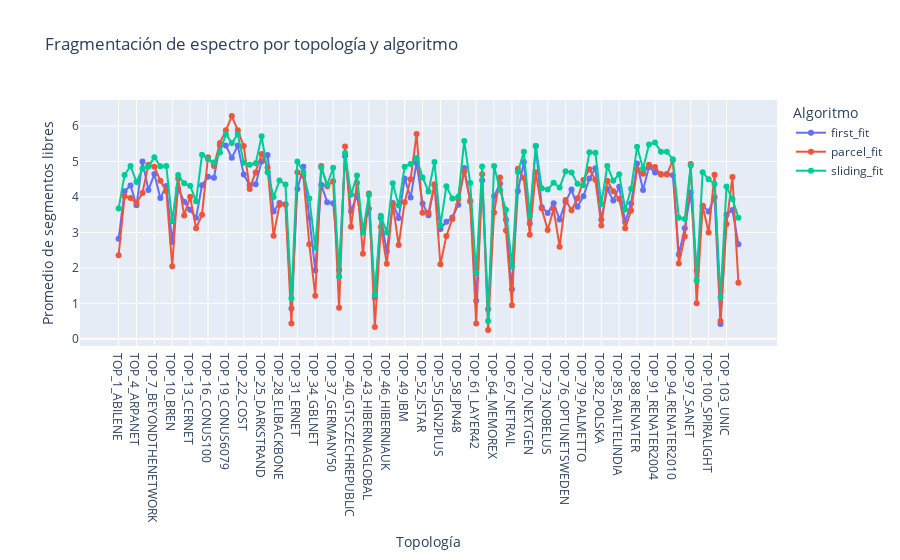

The notebook cell saved with this chart:
### Code cell
# Fragmentación
plot_data_frag = []
for topo_name, topo_results in all_results.items():
    for alg_name, metrics in topo_results.items():
        plot_data_frag.append({
            'Topología': topo_name,
            'Algoritmo': alg_name,
            'Fragmentación': metrics['fragmentation']
        })


df_frag = pd.DataFrame(plot_data_frag)
fig_frag = px.line(
    df_frag,
    x='Topología',
    y='Fragmentación',
    color='Algoritmo',
    markers=True,
    title='Fragmentación de espectro por topología y algoritmo',
    labels={'Fragmentación': 'Promedio de segmentos libres'}
)
fig_frag.show()

### Figure 1 — Plotly figure (JSON) as saved in the notebook; plotly's stock layout.template omitted (floating-point values rounded to 4 significant figures)
{"data": [{"hovertemplate": "Algoritmo=first_fit<br>Topología=%{x}<br>Promedio de segmentos libres=%{y}<extra></extra>", "legendgroup": "first_fit", "line": {"color": "#636efa", "dash": "solid"}, "marker": {"symbol": "circle"}, "mode": "lines+markers", "name": "first_fit", "orientation": "v", "showlegend": true, "type": "scatter", "x": ["TOP_1_ABILENE", "TOP_2_ANS", "TOP_3_ARNES", "TOP_4_ARPANET", "TOP_5_ATMNET", "TOP_6_BBNPLANET", "TOP_7_BEYONDTHENETWORK", "TOP_8_BICS", "TOP_9_BIZNET", "TOP_10_BREN", "TOP_11_CANARIE", "TOP_12_CANARIE", "TOP_13_CERNET", "TOP_14_CESNET", "TOP_15_CLARANET", "TOP_16_CONUS100", "TOP_17_CONUS30", "TOP_18_CONUS6077", "TOP_19_CONUS6079", "TOP_20_CONUS75", "TOP_21_CORONET", "TOP_22_COST", "TOP_23_CRLNETWORKSERVICES", "TOP_24_CWIX", "TOP_25_DARKSTRAND", "TOP_26_DIGEX", "TOP_27_DT17", "TOP_28_ELIBACKBONE", "TOP_29_EON", "TOP_30_EPOCH", "TOP_31_ERNET", "TOP_32_FUNET", "TOP_33_GAMBIA", "TOP_34_GBLNET", "TOP_35_GEANT", "TOP_36_GEANT2", "TOP_37_GERMANY50", "TOP_38_GETNET", "TOP_39_GRNET", "TOP_40_GTSCZECHREPUBLIC", "TOP_41_GTSPOLAND", "TOP_42_HIBERNIACANADA", "TOP_43_HIBERNIAGLOBAL", "TOP_44_HIBERNIAIRELAND", "TOP_45_HIBERNIANIRELAND", "TOP_46_HIBERNIAUK", "TOP_47_HIBERNIAUS", "TOP_48_HOSTWAYINTERNATIONAL", "TOP_49_IBM", "TOP_50_INTEGRA", "TOP_51_IRIS", "TOP_52_ISTAR", "TOP_53_ITALY", "TOP_54_JANOSUS", "TOP_55_JGN2PLUS", "TOP_56_JPN12", "TOP_57_JPN25", "TOP_58_JPN48", "TOP_59_KAREN", "TOP_60_LAMBDARAIL", "TOP_61_LAYER42", "TOP_62_LONI", "TOP_63_MARWAN", "TOP_64_MEMOREX", "TOP_65_METRONA", "TOP_66_MZIMA", "TOP_67_NETRAIL", "TOP_68_NETWORKUSA", "TOP_69_NEWNET", "TOP_70_NEXTGEN", "TOP_71_NOBELEU", "TOP_72_NOBELGERMANY", "TOP_73_NOBELUS", "TOP_74_NOEL", "TOP_75_NSFNET13", "TOP_76_OPTUNETSWEDEN", "TOP_77_OXFORD", "TOP_78_PACKETEXCHANGE", "TOP_79_PALMETTO", "TOP_80_PIONIER", "TOP_81_PIONIERL3", "TOP_82_POLSKA", "TOP_83_PORTUGAL", "TOP_84_PSINET", "TOP_85_RAILTELINDIA", "TOP_86_REDCLARA", "TOP_87_REDIRIS", "TOP_88_RENATER", "TOP_89_RENATER1999", "TOP_90_RENATER2001", "TOP_91_RENATER2004", "TOP_92_RENATER2006", "TOP_93_RENATER2008", "TOP_94_RENATER2010", "TOP_95_RNPBRAZIL", "TOP_96_SAGO", "TOP_97_SANET", "TOP_98_SANREN", "TOP_99_SAVVIS", "TOP_100_SPIRALIGHT", "TOP_101_TATANID", "TOP_102_TELECOMSERBIA", "TOP_103_UNIC", "TOP_104_USA100", "TOP_105_VIA"], "xaxis": "x", "y": [2.821, 4.16, 4.325, 3.766, 5.0, 4.196, 4.646, 3.969, 4.312, 2.727, 4.242, 3.865, 3.637, 3.412, 4.333, 4.57, 4.542, 5.461, 5.449, 5.106, 5.449, 4.632, 4.329, 4.362, 5.0, 5.186, 3.591, 3.833, 3.797, 0.8571, 4.222, 4.852, 3.417, 1.929, 4.347, 3.855, 3.824, 1.938, 5.154, 3.6, 4.036, 3.1, 3.671, 1.167, 3.406, 2.462, 3.833, 3.405, 4.521, 3.986, 4.969, 3.816, 3.486, 4.333, 3.1, 3.3, 3.419, 3.781, 4.82, 3.87, 1.071, 4.472, 0.8333, 4.021, 4.378, 3.361, 1.4, 4.167, 4.984, 3.25, 5.439, 3.712, 3.548, 3.82, 3.367, 3.862, 4.208, 3.722, 4.023, 4.52, 4.812, 3.361, 4.222, 3.9, 4.286, 3.294, 3.817, 4.943, 4.196, 4.852, 4.69, 4.647, 4.647, 4.615, 2.375, 3.118, 4.127, 1.929, 3.75, 3.594, 3.992, 0.4167, 3.5, 3.632, 2.667], "yaxis": "y"}, {"hovertemplate": "Algoritmo=parcel_fit<br>Topología=%{x}<br>Promedio de segmentos libres=%{y}<extra></extra>", "legendgroup": "parcel_fit", "line": {"color": "#EF553B", "dash": "solid"}, "marker": {"symbol": "circle"}, "mode": "lines+markers", "name": "parcel_fit", "orientation": "v", "showlegend": true, "type": "scatter", "x": ["TOP_1_ABILENE", "TOP_2_ANS", "TOP_3_ARNES", "TOP_4_ARPANET", "TOP_5_ATMNET", "TOP_6_BBNPLANET", "TOP_7_BEYONDTHENETWORK", "TOP_8_BICS", "TOP_9_BIZNET", "TOP_10_BREN", "TOP_11_CANARIE", "TOP_12_CANARIE", "TOP_13_CERNET", "TOP_14_CESNET", "TOP_15_CLARANET", "TOP_16_CONUS100", "TOP_17_CONUS30", "TOP_18_CONUS6077", "TOP_19_CONUS6079", "TOP_20_CONUS75", "TOP_21_CORONET", "TOP_22_COST", "TOP_23_CRLNETWORKSERVICES", "TOP_24_CWIX", "TOP_25_DARKSTRAND", "TOP_26_DIGEX", "TOP_27_DT17", "TOP_28_ELIBACKBONE", "TOP_29_EON", "TOP_30_EPOCH", "TOP_31_ERNET", "TOP_32_FUNET", "TOP_33_GAMBIA", "TOP_34_GBLNET", "TOP_35_GEANT", "TOP_36_GEANT2", "TOP_37_GERMANY50", "TOP_38_GETNET", "TOP_39_GRNET", "TOP_40_GTSCZECHREPUBLIC", "TOP_41_GTSPOLAND", "TOP_42_HIBERNIACANADA", "TOP_43_HIBERNIAGLOBAL", "TOP_44_HIBERNIAIRELAND", "TOP_45_HIBERNIANIRELAND", "TOP_46_HIBERNIAUK", "TOP_47_HIBERNIAUS", "TOP_48_HOSTWAYINTERNATIONAL", "TOP_49_IBM", "TOP_50_INTEGRA", "TOP_51_IRIS", "TOP_52_ISTAR", "TOP_53_ITALY", "TOP_54_JANOSUS", "TOP_55_JGN2PLUS", "TOP_56_JPN12", "TOP_57_JPN25", "TOP_58_JPN48", "TOP_59_KAREN", "TOP_60_LAMBDARAIL", "TOP_61_LAYER42", "TOP_62_LONI", "TOP_63_MARWAN", "TOP_64_MEMOREX", "TOP_65_METRONA", "TOP_66_MZIMA", "TOP_67_NETRAIL", "TOP_68_NETWORKUSA", "TOP_69_NEWNET", "TOP_70_NEXTGEN", "TOP_71_NOBELEU", "TOP_72_NOBELGERMANY", "TOP_73_NOBELUS", "TOP_74_NOEL", "TOP_75_NSFNET13", "TOP_76_OPTUNETSWEDEN", "TOP_77_OXFORD", "TOP_78_PACKETEXCHANGE", "TOP_79_PALMETTO", "TOP_80_PIONIER", "TOP_81_PIONIERL3", "TOP_82_POLSKA", "TOP_83_PORTUGAL", "TOP_84_PSINET", "TOP_85_RAILTELINDIA", "TOP_86_REDCLARA", "TOP_87_REDIRIS", "TOP_88_RENATER", "TOP_89_RENATER1999", "TOP_90_RENATER2001", "TOP_91_RENATER2004", "TOP_92_RENATER2006", "TOP_93_RENATER2008", "TOP_94_RENATER2010", "TOP_95_RNPBRAZIL", "TOP_96_SAGO", "TOP_97_SANET", "TOP_98_SANREN", "TOP_99_SAVVIS", "TOP_100_SPIRALIGHT", "TOP_101_TATANID", "TOP_102_TELECOMSERBIA", "TOP_103_UNIC", "TOP_104_USA100", "TOP_105_VIA"], "xaxis": "x", "y": [2.357, 4.02, 3.975, 3.828, 4.114, 4.911, 4.854, 4.458, 4.172, 2.045, 4.515, 3.481, 4.01, 3.118, 3.5, 5.118, 4.875, 5.526, 5.88, 6.283, 5.88, 5.439, 4.224, 4.69, 5.21, 4.829, 2.909, 3.783, 3.784, 0.4286, 4.694, 4.593, 2.667, 1.214, 4.875, 4.3, 4.443, 0.875, 5.423, 3.16, 4.393, 2.4, 4.099, 0.3333, 3.156, 2.115, 3.796, 2.643, 3.854, 4.5, 5.773, 3.553, 3.557, 4.357, 2.1, 2.9, 3.378, 3.938, 4.72, 3.891, 0.4286, 4.639, 0.25, 3.562, 4.549, 3.056, 0.95, 4.795, 4.532, 2.938, 4.695, 3.673, 3.071, 3.66, 2.6, 3.914, 3.625, 3.963, 4.477, 4.78, 4.484, 3.194, 4.458, 4.16, 3.946, 3.118, 3.617, 4.786, 4.652, 4.907, 4.845, 4.632, 4.632, 5.042, 2.125, 2.882, 4.927, 1.0, 3.75, 3.0, 4.631, 0.5, 3.235, 4.564, 1.583], "yaxis": "y"}, {"hovertemplate": "Algoritmo=sliding_fit<br>Topología=%{x}<br>Promedio de segmentos libres=%{y}<extra></extra>", "legendgroup": "sliding_fit", "line": {"color": "#00cc96", "dash": "solid"}, "marker": {"symbol": "circle"}, "mode": "lines+markers", "name": "sliding_fit", "orientation": "v", "showlegend": true, "type": "scatter", "x": ["TOP_1_ABILENE", "TOP_2_ANS", "TOP_3_ARNES", "TOP_4_ARPANET", "TOP_5_ATMNET", "TOP_6_BBNPLANET", "TOP_7_BEYONDTHENETWORK", "TOP_8_BICS", "TOP_9_BIZNET", "TOP_10_BREN", "TOP_11_CANARIE", "TOP_12_CANARIE", "TOP_13_CERNET", "TOP_14_CESNET", "TOP_15_CLARANET", "TOP_16_CONUS100", "TOP_17_CONUS30", "TOP_18_CONUS6077", "TOP_19_CONUS6079", "TOP_20_CONUS75", "TOP_21_CORONET", "TOP_22_COST", "TOP_23_CRLNETWORKSERVICES", "TOP_24_CWIX", "TOP_25_DARKSTRAND", "TOP_26_DIGEX", "TOP_27_DT17", "TOP_28_ELIBACKBONE", "TOP_29_EON", "TOP_30_EPOCH", "TOP_31_ERNET", "TOP_32_FUNET", "TOP_33_GAMBIA", "TOP_34_GBLNET", "TOP_35_GEANT", "TOP_36_GEANT2", "TOP_37_GERMANY50", "TOP_38_GETNET", "TOP_39_GRNET", "TOP_40_GTSCZECHREPUBLIC", "TOP_41_GTSPOLAND", "TOP_42_HIBERNIACANADA", "TOP_43_HIBERNIAGLOBAL", "TOP_44_HIBERNIAIRELAND", "TOP_45_HIBERNIANIRELAND", "TOP_46_HIBERNIAUK", "TOP_47_HIBERNIAUS", "TOP_48_HOSTWAYINTERNATIONAL", "TOP_49_IBM", "TOP_50_INTEGRA", "TOP_51_IRIS", "TOP_52_ISTAR", "TOP_53_ITALY", "TOP_54_JANOSUS", "TOP_55_JGN2PLUS", "TOP_56_JPN12", "TOP_57_JPN25", "TOP_58_JPN48", "TOP_59_KAREN", "TOP_60_LAMBDARAIL", "TOP_61_LAYER42", "TOP_62_LONI", "TOP_63_MARWAN", "TOP_64_MEMOREX", "TOP_65_METRONA", "TOP_66_MZIMA", "TOP_67_NETRAIL", "TOP_68_NETWORKUSA", "TOP_69_NEWNET", "TOP_70_NEXTGEN", "TOP_71_NOBELEU", "TOP_72_NOBELGERMANY", "TOP_73_NOBELUS", "TOP_74_NOEL", "TOP_75_NSFNET13", "TOP_76_OPTUNETSWEDEN", "TOP_77_OXFORD", "TOP_78_PACKETEXCHANGE", "TOP_79_PALMETTO", "TOP_80_PIONIER", "TOP_81_PIONIERL3", "TOP_82_POLSKA", "TOP_83_PORTUGAL", "TOP_84_PSINET", "TOP_85_RAILTELINDIA", "TOP_86_REDCLARA", "TOP_87_REDIRIS", "TOP_88_RENATER", "TOP_89_RENATER1999", "TOP_90_RENATER2001", "TOP_91_RENATER2004", "TOP_92_RENATER2006", "TOP_93_RENATER2008", "TOP_94_RENATER2010", "TOP_95_RNPBRAZIL", "TOP_96_SAGO", "TOP_97_SANET", "TOP_98_SANREN", "TOP_99_SAVVIS", "TOP_100_SPIRALIGHT", "TOP_101_TATANID", "TOP_102_TELECOMSERBIA", "TOP_103_UNIC", "TOP_104_USA100", "TOP_105_VIA"], "xaxis": "x", "y": [3.679, 4.62, 4.875, 4.422, 4.795, 4.857, 5.122, 4.865, 4.875, 3.318, 4.621, 4.385, 4.314, 3.882, 5.194, 5.062, 4.972, 5.253, 5.772, 5.52, 5.772, 4.965, 4.908, 4.948, 5.71, 4.7, 4.0, 4.467, 4.351, 1.143, 5.0, 4.704, 3.958, 2.571, 4.833, 4.345, 4.824, 1.75, 5.244, 4.06, 4.607, 3.0, 4.059, 1.25, 3.469, 3.0, 4.389, 3.762, 4.854, 4.931, 5.102, 4.553, 4.157, 4.988, 3.2, 4.3, 3.959, 4.006, 5.58, 4.391, 1.857, 4.861, 0.5, 4.875, 4.195, 3.639, 2.05, 4.705, 5.274, 3.469, 5.439, 4.25, 4.214, 4.4, 4.267, 4.724, 4.688, 4.37, 4.328, 5.26, 5.25, 3.806, 4.875, 4.46, 4.643, 3.647, 4.233, 5.414, 4.804, 5.481, 5.534, 5.279, 5.279, 5.062, 3.417, 3.382, 4.891, 1.643, 4.7, 4.5, 4.364, 1.167, 4.294, 3.942, 3.417], "yaxis": "y"}], "layout": {"legend": {"title": {"text": "Algoritmo"}, "tracegroupgap": 0}, "title": {"text": "Fragmentación de espectro por topología y algoritmo"}, "xaxis": {"anchor": "y", "domain": [0, 1], "title": {"text": "Topología"}}, "yaxis": {"anchor": "x", "domain": [0, 1], "title": {"text": "Promedio de segmentos libres"}}}}
